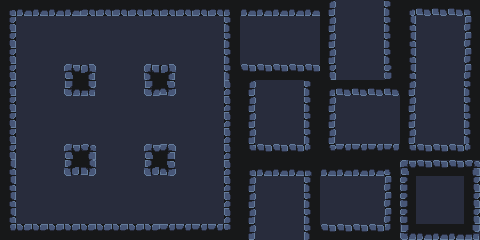
#> input picture src/assets/game/component/level1.png, 480 x 240 px
$ python make_counter_image.py
#> lines starting #> are read from the running program, lines starting #| are printed output that depends on the picture
"""
Adds numbers to a sprite sheet for easy reference.
"""

import sys
from PIL import Image
from PIL import ImageFont
from PIL import ImageDraw

# size of tile sheet on Y and X axis in tiles; replace these with something positive
TILES_HIGH = 3
TILES_WIDE = 6

TILE_SIZE = 80

if __name__ == "__main__":

    # replace 'tiles.png' with your sprite sheet
    img = Image.open("./../assets/game/component/level1.png")
#> img is the input picture: PIL image 480x240 RGBA; mean R, G, B, A 40.2, 45, 59, 255
    draw = ImageDraw.Draw(img)

    # custom small font, good for small tile sets
    font = ImageFont.truetype("./../font/04B_03__.TTF", 8)

    # keep track of which tile we're adding text to
    counter = 0

    for y in range(TILES_HIGH):
        for x in range(TILES_WIDE):
            draw.text(
                (x * TILE_SIZE + 1, y * TILE_SIZE), str(counter), (0, 0, 0), font=font
            )
            draw.text(
                (x * TILE_SIZE, y * TILE_SIZE + 1), str(counter), (0, 0, 0), font=font
            )
            draw.text(
                (x * TILE_SIZE, y * TILE_SIZE), str(counter), (255, 0, 255), font=font
            )
            counter += 1
#> after the loop, counter = 18

    # save as renamed tile sheet
    img.save("numbered_bullets.png")
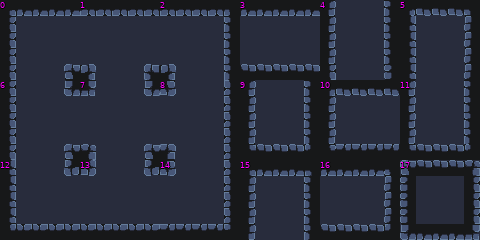
#> saved as numbered_bullets.png: PIL image 480x240 RGBA; mean R, G, B, A 40.6, 44.8, 59.5, 255
